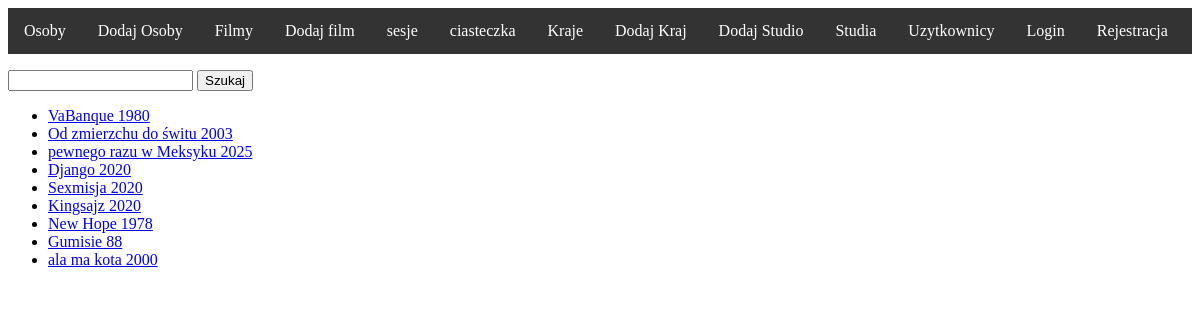
The page /movies/ on the database as committed earlier.
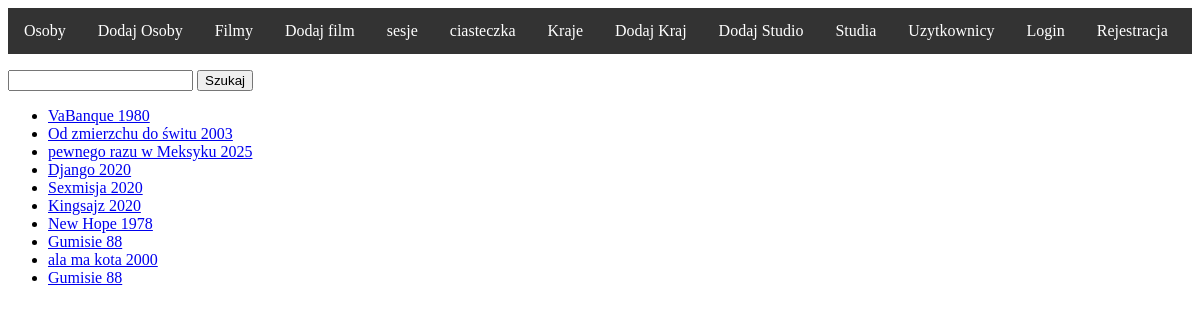
The same page on the database as committed later.
### filmweb/models.py (models this page shows)
class Movie(models.Model):
    title = models.CharField(max_length=20)
    year = models.IntegerField()
    directed_by = models.ForeignKey(Person, on_delete=models.CASCADE, null=True, related_name='directed')
    actors = models.ManyToManyField(Person, related_name='played_in')
    studio = models.ForeignKey(Studio, on_delete=models.CASCADE,default=1)
    def __str__(self):
        return f"{self.title} {self.year}"
    def get_detail_url(self):
        return f"/movie/{self.id}"

### filmweb/views.py (the view)
# urls.py: path('movies/', views.movie_view, name='movie_list'),
def movie_view(request):
    objects = Movie.objects.all()
    return render(request, 'show_objects.html', {'object_list':objects})

### templates/show_objects.html
{% extends 'base.html' %}
{% block content %}
    <p>
    <form>
        <input type="text" name="data">
        <input type="submit" value="Szukaj">
    </form>
    </p>
<ul>
    {% for obj in object_list %}
        <li><a href="{{ obj.get_detail_url }}"> {{ obj }}</a></li>
    {% endfor %}
</ul>
{% endblock %}

### templates/base.html (shortened to what this page needs)
<!DOCTYPE html>
<html lang="en">
<head>
</head>
<body>
<ul class="header">
  <li class="header"><a href="{% url 'person_list' %}">Osoby</a></li>
  <li class="header"><a href="{% url 'add_person' %}">Dodaj Osoby</a></li>
  <li class="header"><a href="{% url 'movie_list' %}">Filmy</a></li>
  <li class="header"><a href="{% url 'add_movie' %}">Dodaj film</a></li>
  <li class="header"><a href="{% url 'session' %}">sesje</a></li>
    <li class="header"><a href="{% url 'cookie' %}">ciasteczka</a></li>
    <li class="header"><a href="{% url 'country_list' %}">Kraje</a></li>
    <li class="header"><a href="{% url 'add_country' %}">Dodaj Kraj</a></li>
    <li class="header"><a href="{% url 'add_studio' %}">Dodaj Studio</a></li>
    <li class="header"><a href="{% url 'studio_list' %}">Studia</a></li>
    <li class="header"><a href="{% url 'list_user' %}">Uzytkownicy</a></li>
    {% if user.is_authenticated %}
        <li class="header"><a href="{% url 'logout' %}">Logout</a></li>
    {% else %}
        <li class="header"><a href="{% url 'login' %}">Login</a></li>
        <li class="header"><a href="{% url 'register' %}">Rejestracja</a></li>
    {% endif %}
</ul>
{% block content %}
{% endblock %}
</body>
</html>

### templates/base.html (style rules this page uses)
ul.header { list-style-type: none; margin: 0; padding: 0; overflow: hidden; background-color: #333; }
li.header { float: left; }
li.header a { display: block; color: white; text-align: center; padding: 14px 16px; text-decoration: none; }

Rows that differ between the two databases and show on the page:
added Movie: title+year "Gumisie 88"
